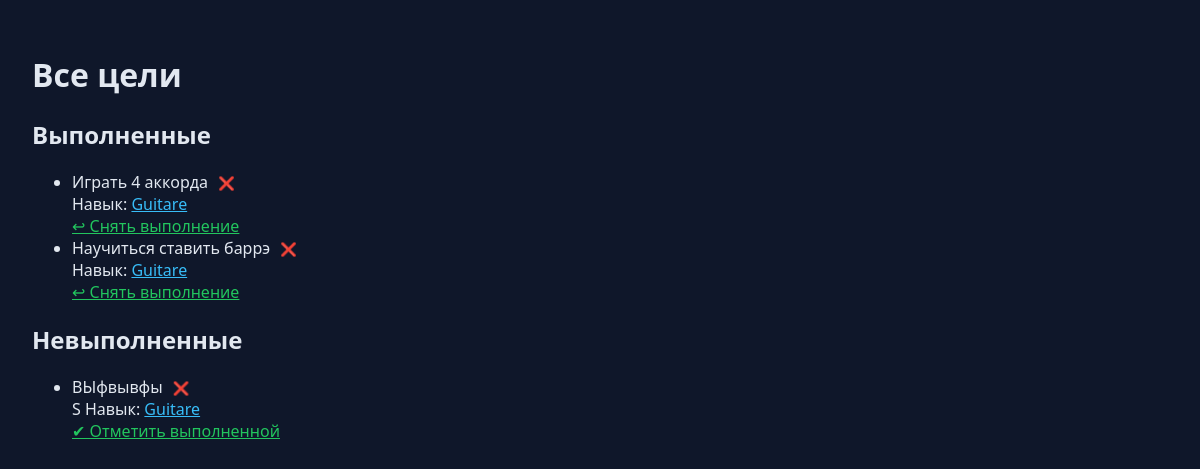
The page /goals/guitare/ on the database its author committed.
### tracker/models.py (models this page shows, shortened)
class Goal(models.Model):
    user = models.ForeignKey(
        User,
        on_delete=models.CASCADE,
        related_name="skills",
        null=True,
        blank=True
    )
    skill = models.ForeignKey(
        Skill,
        on_delete=models.CASCADE,
        related_name="goals"
    )
    text = models.CharField(max_length=100)
    description = models.TextField(blank=True)
    done = models.BooleanField(default=False)
    archived = models.BooleanField(default=False)
    class Meta:
        ordering = ['-id']

class Skill(models.Model):
    user = models.ForeignKey(
        User,
        on_delete=models.CASCADE,
        related_name="goals",
        null=True,
        blank=True
    )
    name = models.CharField(max_length=100)
    description = models.TextField(blank=True)
    rank = models.CharField(max_length=10, blank=True)
    level = models.IntegerField(default=1)
    slug = models.SlugField(default='', null=False)

### tracker/views.py (the view)
# urls.py: path("goals/<slug:skill_slug>/", goals_check, name="goals_check"),
def goals_check(request, skill_slug:str):
    skill = get_object_or_404(Skill, slug=skill_slug)
    done_goals = []
    not_done_goals = []
    for goal in skill.goals.all():
        goal_data = {
            "id": goal.id,
            "text": goal.text,
            "skill_slug": skill_slug,
            "skill_name": skill.name,
            "skill_description": skill.description,
        }
        if goal.done:
            done_goals.append(goal_data)
        else:
            not_done_goals.append(goal_data)
    return render(request, "tracker/goals_check.html", {
        "skill": skill,
        "done_goals": done_goals,
        "not_done_goals": not_done_goals,
    })

### tracker/templates/tracker/goals_check.html (shortened to what this page needs)
<!DOCTYPE html>
<html lang="ru">
<head>
</head>
<body>
<h1>Все цели</h1>
<h2>Выполненные</h2>
{% if done_goals %}
<ul>
    {% for goal in done_goals %}
    <li>
    <div>{{ goal.text }} <button style="background: none; border: none;">❌</button> </div>
    <div class="skill">
        Навык:
        <a href="/skill/{{ goal.skill.slug }}/"  style="color: #38bdf8;">
            {{ goal.skill_name }}
        </a>
    </div>
    <a href="{% url 'goal_undone' goal.skill.slug goal.id %}"  style="color: #22c55e;">
        ↩ Снять выполнение
    </a>
</li>
    {% endfor %}
</ul>
{% else %}
<p class="empty">Нет выполненных целей</p>
{% endif %}
<h2>Невыполненные</h2>
{% if not_done_goals %}
<ul>
    {% for goal in not_done_goals %}
    <li>
    <div>
    {{ goal.text }}
    <form action="{% url 'goal_delete' goal.skill.slug goal.id %}" method="post" style="display:inline;">
        <button type="submit" style="background: none; border: none; cursor: pointer;">
        ❌
        </button>
    </form>
    </div>
    <div class="skill">S
        Навык:
        <a href="/skill/{{ goal.skill.slug }}/" style="color: #38bdf8;">
            {{ goal.skill_name }}
        </a>
    </div>
    <a href="{% url 'goal_done' goal.skill.slug goal.id %}" style="color: #22c55e;">
        ✔ Отметить выполненной
    </a>
</li>
    {% endfor %}
</ul>
{% else %}
<p class="empty">Нет невыполненных целей</p>
{% endif %}
</body>
</html>

### tracker/templates/tracker/goals_check.html (style rules this page uses)
body { background: #0f172a; color: #e2e8f0; font-family: system-ui, sans-serif; margin: 0; padding: 2rem; min-height: 100vh; }

### rows shown on the page
Goal: text "Играть 4 аккорда"
Skill: skill_name "Guitare" "Guitare", skill_name "Guitare"
Goal: text "Научиться ставить баррэ"
Goal: text "ВЫфвывфы"
